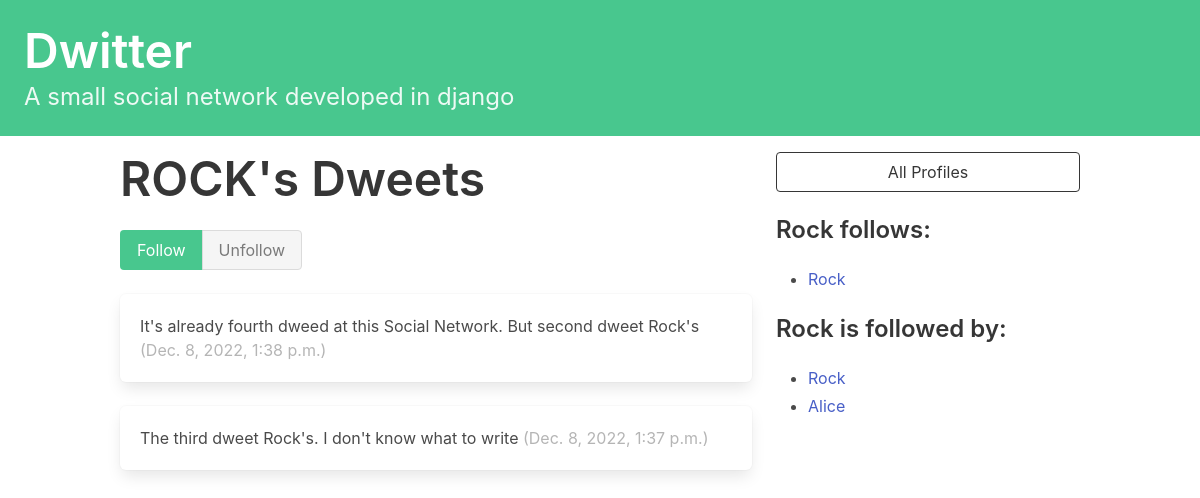
The app's page /profile/3/ (signed in) with its own data.
### dwitter/models.py (models this page shows, shortened)
class Profile(models.Model):
    user = models.OneToOneField(User, on_delete=models.CASCADE)
    follows = models.ManyToManyField(
        "self",
        related_name="followed_by",
        symmetrical=False,
        blank=True
    )
    def __str__(self):
        return self.user.username

class Dweet(models.Model):
    user = models.ForeignKey(User, related_name='dweets', on_delete=models.DO_NOTHING)
    body = models.CharField(max_length=140)
    created_at = models.DateTimeField(auto_now_add=True)
    class Meta:
        ordering = ['-created_at']

### dwitter/views.py (the view, shortened to what this page needs)
# urls.py: path('profile/<int:pk>/', profile, name='profile')
def profile(request, pk):
    if not hasattr(request.user, 'profile'):
        missing_profile = Profile(user=request.user)
        missing_profile.save()
    profile = Profile.objects.get(pk=pk)
    return render(request, 'dwitter/profile.html', {'profile': profile})

### dwitter/templates/dwitter/profile.html (shortened to what this page needs)
{% extends 'base.html' %}
{% block content %}
<div class="column">
    <div class="block">
    <h1 class="title is-1">
        {{profile.user.username|upper}}'s Dweets
    </h1>
    <form method="post">
        <div class="buttons has-addons">
        {% if profile in user.profile.follows.all %}
            <button class="button is-success is-static">
                Follow
            </button>
            <button class="button is-danger"
                    name="follow"
                    value="unfollow">
                Unfollow
            </button>
        {% else %}
            <button class="button is-success"
                    name="follow"
                    value="follow">
                Follow
            </button>
            <button class="button is-danger is-static">
                Unfollow
            </button>
        {% endif %}
        </div>
    </form>
    </div>
    <div class="content">
        {% for dweet in profile.user.dweets.all %}
            <div class="box">
                {{ dweet.body }}
                <span class="is-small has-text-grey-light">
                    ({{ dweet.created_at }})
                </span>
            </div>
        {% endfor %}
    </div>
</div>
<div class="column is-one-third">
    <div class="block">
        <a href="{% url 'dwitter:profile_list' %}">
            <button class="button is-dark is-outlined is-fullwidth">
                All Profiles
            </button>
        </a>
    </div>
    <div class="block">
        <h3 class="title is-4">
            {{profile.user.username}} follows:
        </h3>
        <div class="content">
            <ul>
            {% for following in profile.follows.all %}
                <li>
                    <a href="{% url 'dwitter:profile' following.id %} ">
                        {{ following }}
                    </a>
                </li>
            {% endfor %}
            </ul>
        </div>
    </div>
    <div class="block">
        <h3 class="title is-4">
            {{profile.user.username}} is followed by:
        </h3>
        <div class="content">
            <ul>
            {% for follower in profile.followed_by.all %}
                <li>
                    <a href="{% url 'dwitter:profile' follower.id %} ">
                        {{ follower }}
                    </a>
                </li>
            {% endfor %}
            </ul>
        </div>
    </div>
</div>
{% endblock content %}

### records on screen
Profile: user.username "ROCK", user.username "Rock"
Dweet: body "It's already fourth dweed at this Social Network. But second dweet Rock's", created_at "Dec. 8, 2022, 1:38 p.m."
Dweet: body "The third dweet Rock's. I don't know what to write", created_at "Dec. 8, 2022, 1:37 p.m."
Profile: user.username "Alice"
